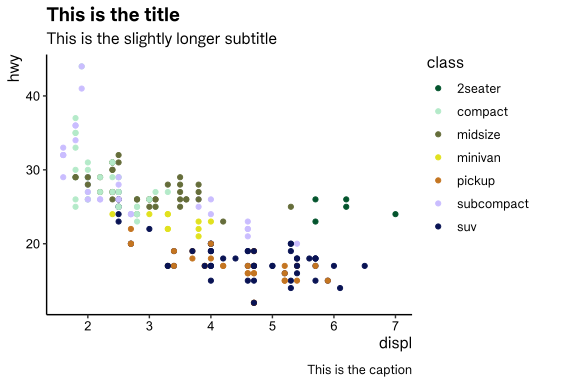

This chart was generated by the following R code:
library(noradplot)
library(ggplot2)
library(svglite)

ggnorad()

ggplot(mpg, aes(displ, hwy, color = class)) +
  geom_point() +
  scale_color_norad() +
  labs(title = "This is the title",
       subtitle = "This is the slightly longer subtitle",
       caption = "This is the caption")

# These should look the same
ggsave("tests/test_save_png.png", width = 6, height = 4)
ggsave("tests/test_save_png.svg", width = 6, height = 4)
